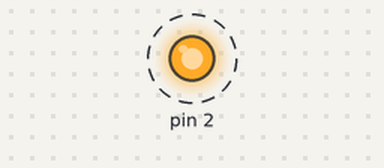
This sketch was run on a simulated Arduino Uno, built with avr-gcc and run on an emulated ATmega328P. Parts: output pins drawn as LEDs (lit = HIGH). Dashed ring = blinking. What the sketch prints to the serial monitor is not drawn.

Above: at 0.02 s.
Timing chart, 0 to 3.0 s (numbered marks = the images above):
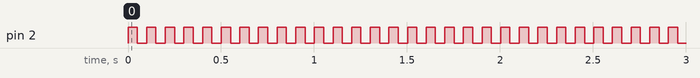

Measured:
- by itself, pin 2: alternates HIGH for 0.05 s and LOW for 0.05 s

The sketch:

led_20HZ_without_timer.ino
```cpp
void setup() {
  // put your setup code here, to run once:
  Serial.begin(9600);
 // DDRA =B11111111;
  pinMode(2, OUTPUT);
 //  attachInterrupt(0, buttonPressed, FALLING);
}
void loop () {
  //int sensorValue = analogRead(A0); //sensorValue: 0~1023
  int delay_time =50 ;
  //int delay_time = map(sensorValue, 0, 1023, 5, 1000);
  //if(500/delay_time==0) Serial.print("0.5");
  //else Serial.print(500/delay_time);                    this comments is for potentiaometer
  Serial.print(1000/delay_time);
  Serial.println(" Hz");
  digitalWrite(2, HIGH);
  delay(delay_time);
  digitalWrite(2, LOW);
  delay(delay_time);
}
```
